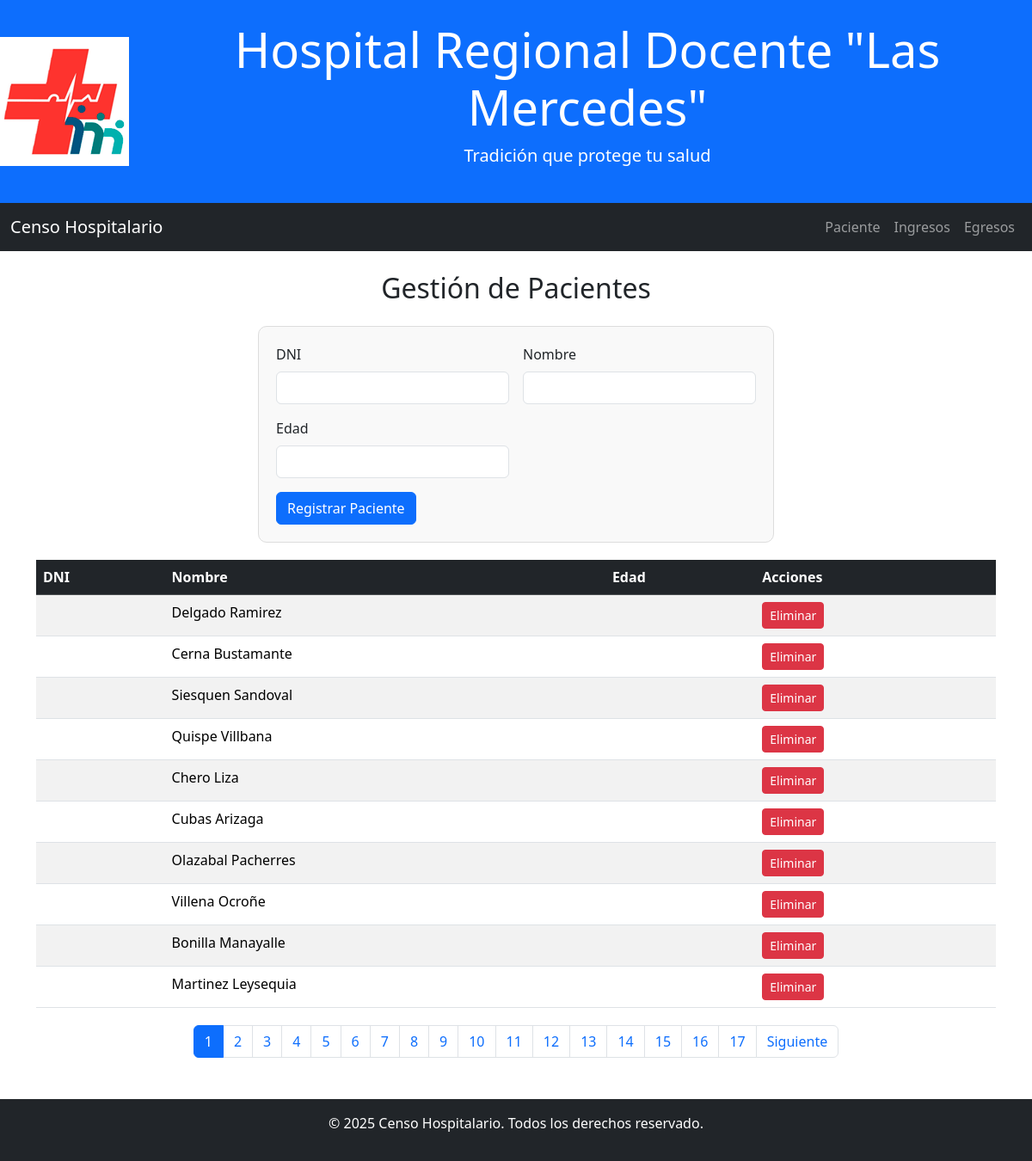
/pages/paciente.php, run on an earlier commit of the app's database.
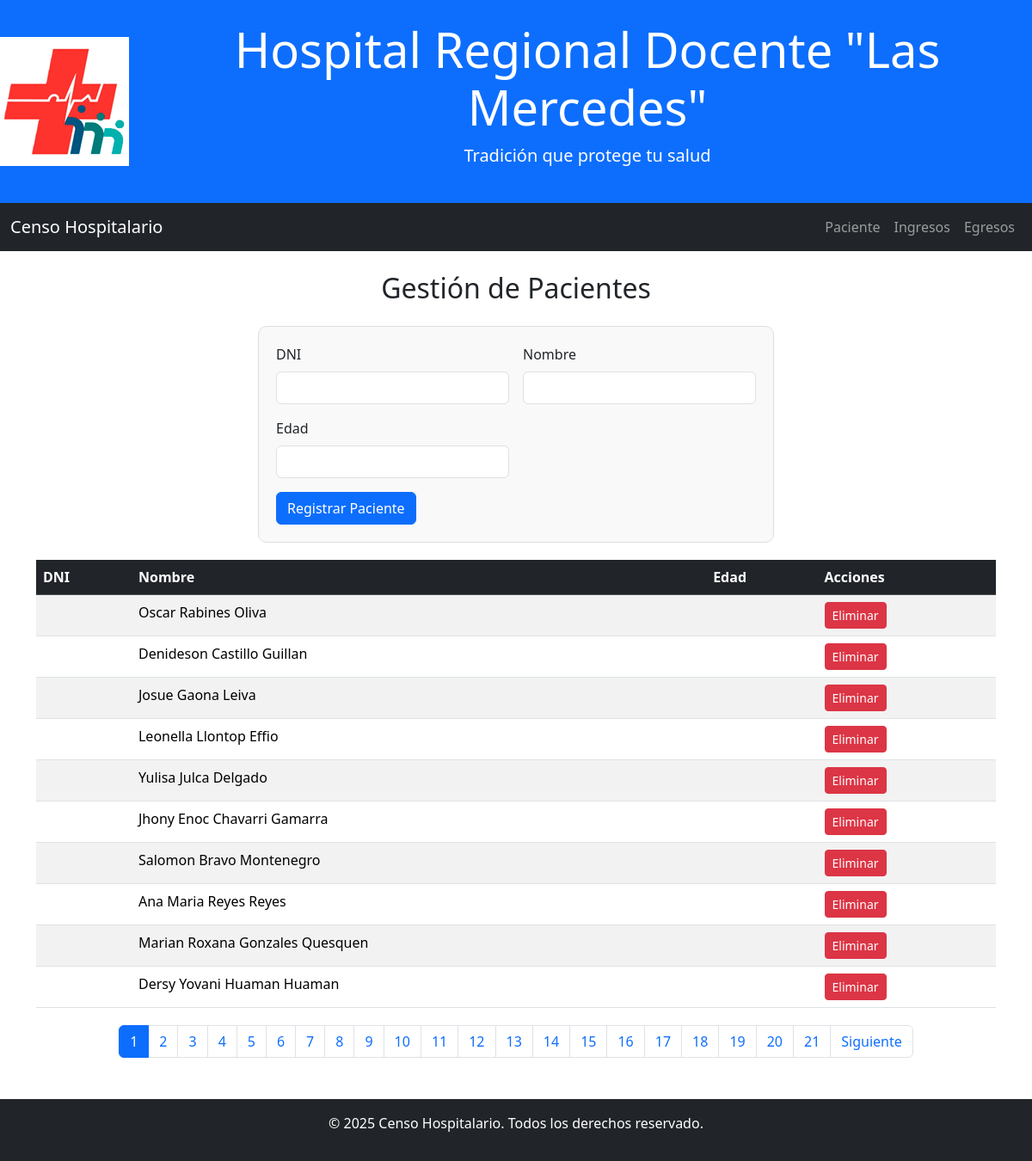
And on a later commit of the database.
### tables this page shows
CREATE TABLE `paciente` (
  `id` bigint(20) UNSIGNED NOT NULL,
  `dni` int(11) DEFAULT NULL,
  `nombre` varchar(100) NOT NULL,
  `edad` int(11) DEFAULT NULL
);

### pages/paciente.php (the view, shortened to what the changed rows need)
<!DOCTYPE html>
<html lang="es">
<head>
    <link href="https://cdn.jsdelivr.net/npm/bootstrap@5.3.3/dist/css/bootstrap.min.css"
        rel="stylesheet"
>
    <link rel="stylesheet" href="../css/estilos.css">
</head>
<body>
    <header class="bg-primary text-white text-center py-4 d-flex align-items-center justify-content-center">
        <div>
            <h1 class="display-4">Hospital Regional Docente "Las Mercedes"</h1>
        </div>
    </header>
    <div class="container mt-4">
        <h2 class="text-center mb-4">Gestión de Pacientes</h2>
        <div class="table-container">
            <?php
            include '../includes/db.php';
            $page = isset($_GET['page']) ? (int)$_GET['page'] : 1;
            $perPage = 10;
            $offset = ($page - 1) * $perPage;
            $result = $conn->query("SELECT * FROM paciente ORDER BY id DESC LIMIT $perPage OFFSET $offset");
            if ($result->rowCount() > 0) {
                echo "<table class='table table-striped table-hover'>
                        <thead class='table-dark'>
                            <tr>
                                <th>DNI</th>
                                <th>Nombre</th>
                                <th>Edad</th>
                                <th>Acciones</th>
                            </tr>
                        </thead>
                        <tbody>";
                while ($row = $result->fetch(PDO::FETCH_ASSOC)) {
                    echo "<tr>
                            <td>" . $row["dni"] . "</td>
                            <td>" . $row["nombre"] . "</td>
                            <td>" . $row["edad"] . "</td>
                            <td>
                                <form action='../js/eliminar_paciente.php' method='POST' style='display:inline;'>
                                    <input type='hidden' name='nombre' value='" . htmlspecialchars($row["nombre"]) . "'>
                                    <button class='btn btn-danger btn-sm' type='submit'
                                    onclick='return confirm(\"¿Estás seguro de eliminar este paciente?\");'>Eliminar</button>
                                </form>
                            </td>
                          </tr>";
                }
                echo "</tbody></table>";
                $totalRows = $conn->query("SELECT COUNT(*) FROM paciente")->fetchColumn();
                $totalPages = ceil($totalRows / $perPage);
                echo "<nav aria-label='Page navigation'>
                        <ul class='pagination justify-content-center'>";
                for ($i = 1; $i <= $totalPages; $i++) {
                    $active = ($page == $i) ? 'active' : '';
                    echo "<li class='page-item $active'><a class='page-link' href='?page=$i'>$i</a></li>";
                }
                echo "</ul></nav>";
            } else {
                echo "<div class='alert alert-info'>No hay pacientes registrados.</div>";
            }
            ?>
        </div>
    </div>
</body>
</html>

What changed in the data, as far as the page shows it:
no longer on this page (row unchanged): paciente: nombre "Delgado Ramirez"
no longer on this page (row unchanged): paciente: nombre "Cerna Bustamante"
no longer on this page (row unchanged): paciente: nombre "Siesquen Sandoval"
no longer on this page (row unchanged): paciente: nombre "Quispe Villbana"
no longer on this page (row unchanged): paciente: nombre "Chero Liza"
no longer on this page (row unchanged): paciente: nombre "Cubas Arizaga"
no longer on this page (row unchanged): paciente: nombre "Olazabal Pacherres"
no longer on this page (row unchanged): paciente: nombre "Villena Ocroñe"
no longer on this page (row unchanged): paciente: nombre "Bonilla Manayalle"
no longer on this page (row unchanged): paciente: nombre "Martinez Leysequia"
added paciente: nombre "Oscar Rabines Oliva"
added paciente: nombre "Denideson Castillo Guillan"
added paciente: nombre "Josue Gaona Leiva"
added paciente: nombre "Leonella Llontop Effio"
added paciente: nombre "Yulisa Julca Delgado"
added paciente: nombre "Jhony Enoc Chavarri Gamarra"
added paciente: nombre "Salomon Bravo Montenegro"
added paciente: nombre "Ana Maria Reyes Reyes"
added paciente: nombre "Marian Roxana Gonzales Quesquen"
added paciente: nombre "Dersy Yovani Huaman Huaman"
Also different on the page:
new list line: "18"
new list line: "19"
new list line: "20"
new list line: "21"
